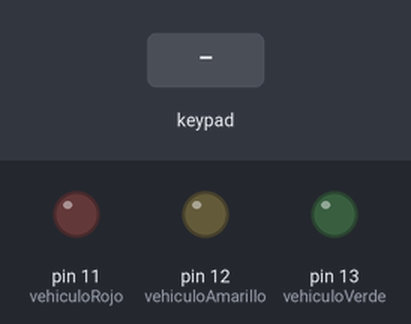
Bench run of a sketch on a simulated Arduino Uno, built with avr-gcc and run on an emulated ATmega328P. On the bench: output pins drawn as LEDs (lit = HIGH). Dashed ring = blinking. Inputs (shaded band) come from the test bench. What the sketch prints to the serial monitor is not drawn.

Above: at 1.2 s.
1.3 s: key '#' pressed
At 1.7 s:
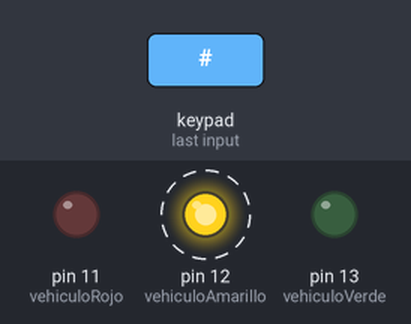
4.3 s: key '*' pressed
At 5.1 s:
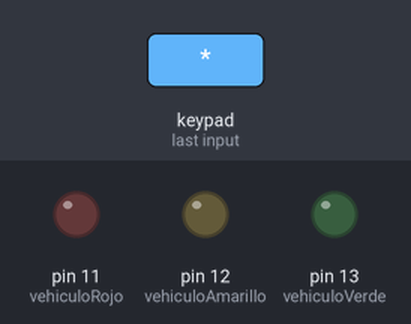
5.8 s: keypad keys 9 8 7 6 # pressed 0.4 s apart
At 7.8 s:
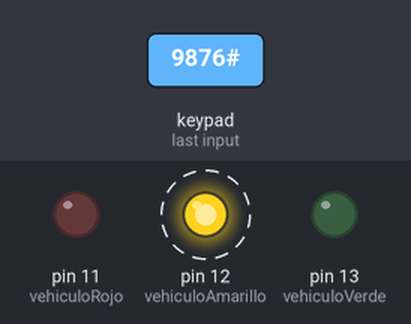
Timing chart, 0 to 15.3 s (numbered marks = the images above; inputs shaded):
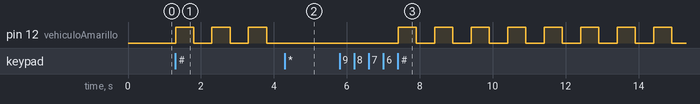

Measured:
- after the input at 1.3 s, pin 12 (vehiculoAmarillo): alternates HIGH for 0.50 s and LOW for 0.50 s, starting at once
- after the input at 4.3 s, pin 12 (vehiculoAmarillo): stays LOW (without the input it goes to HIGH after 0.00 s)
- after the input at 5.8 s, pin 12 (vehiculoAmarillo): alternates HIGH for 0.50 s and LOW for 0.50 s, starting after 1.6 s

The sketch:

pregunta3.ino
```cpp
#include <Keypad.h>

// Pines del semáforo
int vehiculoRojo = 11;
int vehiculoAmarillo = 12;
int vehiculoVerde = 13;

// Configuración del teclado matricial
const byte filas = 4;
const byte columnas = 4;
byte pinesFilas[] = {9, 8, 7, 6};
byte pinesColumnas[] = {5, 4, 3, 2};
char teclas[4][4] = {{'1', '2', '3', 'A'},
                     {'4', '5', '6', 'B'},
                     {'7', '8', '9', 'C'},
                     {'*', '0', '#', 'D'}};
Keypad teclado1 = Keypad(makeKeymap(teclas), pinesFilas, pinesColumnas, filas, columnas);

int horaActual = 0;

void setup() {
  Serial.begin(9600);
  pinMode(vehiculoRojo, OUTPUT);
  pinMode(vehiculoAmarillo, OUTPUT);
  pinMode(vehiculoVerde, OUTPUT);

  Serial.println("Ingrese la hora actual (0-23):");
}

void loop() {
  char teclaPresionada = teclado1.getKey();

  if (teclaPresionada) {
    if (teclaPresionada >= '0' && teclaPresionada <= '9') {
      horaActual = horaActual * 10 + (teclaPresionada - '0');
      Serial.print(teclaPresionada);
    }
    if (teclaPresionada == '#') {
      Serial.println();
      Serial.print("Hora ingresada: ");
      Serial.println(horaActual);

      if (horaActual >= 3 && horaActual < 16) {
        semaforoNormal(10000, 5000, 2000);  // Funcionamiento normal
      } else if (horaActual >= 16 && horaActual < 24) {
        semaforoNormal(20000, 10000, 4000); // Tiempos duplicados
      } else {
        semaforoModoLibre(); // Funcionamiento libre
      }

      horaActual = 0;  // Reiniciar la hora para otra entrada
      Serial.println("Ingrese la hora actual (0-23):");
    }
  }
}

// Función para el funcionamiento normal del semáforo
void semaforoNormal(int tiempoRojo, int tiempoVerde, int tiempoAmarillo) {
  while (true) {
    digitalWrite(vehiculoRojo, HIGH);
    delay(tiempoRojo);
    digitalWrite(vehiculoRojo, LOW);

    digitalWrite(vehiculoVerde, HIGH);
    delay(tiempoVerde);
    digitalWrite(vehiculoVerde, LOW);

    digitalWrite(vehiculoAmarillo, HIGH);
    delay(tiempoAmarillo);
    digitalWrite(vehiculoAmarillo, LOW);
    char teclaPresionada = teclado1.getKey();
    if (teclaPresionada == '*')
      break;
  }
}

// Función para el modo libre (luz amarilla parpadeando)
void semaforoModoLibre() {
  while (true) {
    digitalWrite(vehiculoAmarillo, HIGH);
    delay(500);
    digitalWrite(vehiculoAmarillo, LOW);
    delay(500);
    char teclaPresionada = teclado1.getKey();
    if (teclaPresionada == '*')
      break;
  }
}
```
